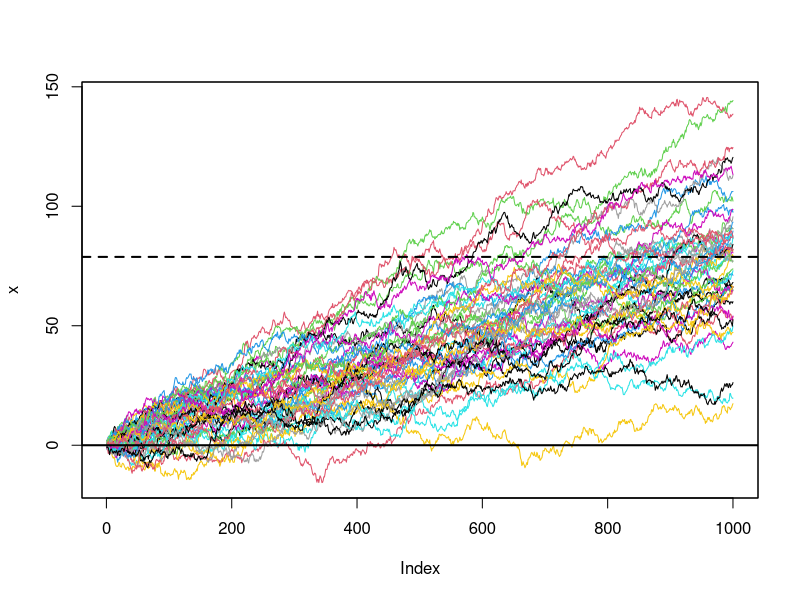
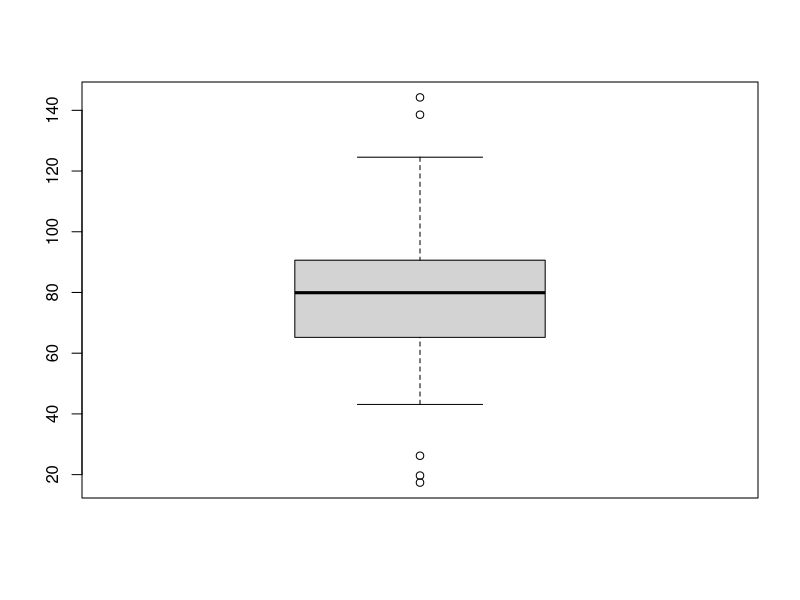
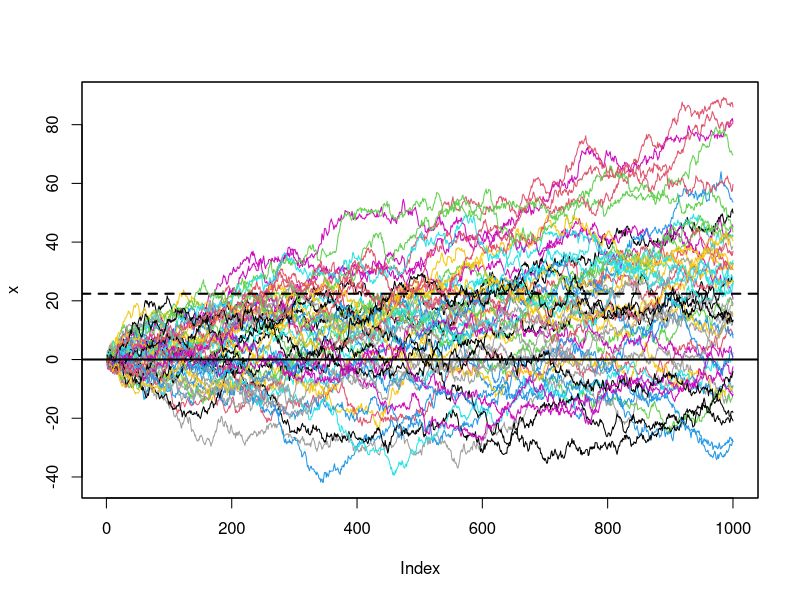
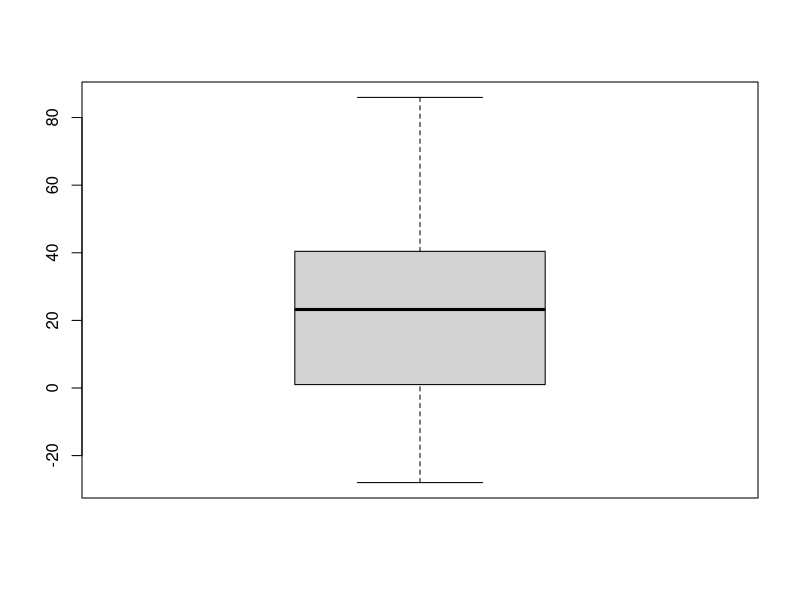

Write R code to recreate these figures, in order.

# browseURL("http://www.blackrain79.com/2014/06/good-win-rates-for-micro-and-small_6.html")
# browseURL("http://www.blackrain79.com/2014/10/how-much-do-poker-players-make.html")
#
# Alguns fatos:
#
# 70 hands per table x 12 tables = 840 hands per hour.
# 
# And this would be 4200 hands per day.
# 
# 840 hands per hour x 5 hours = 4200 hands per day.
# 
# If you play 24 days in a month (so that you have a day or two off every week) then you will still hit your 100k hands a month just fine.
# 
# 4200 hands x 24 days = 100800 hands per month.

########
install.packages("zoo")
require(zoo)
simularVariancia <- function(winrate, sd){
    all <- data.frame()
    allz <- zoo(all)
    for(i in 1:50){
        #Gerar 1000 variaveis randomicas baseado na winrate e standard deviation
        #plot(rnorm(1000, 0.08, 0.957))
        #plot(cumsum(rnorm(1000, 0.08, 0.957)))
        n <- data.frame(X = cumsum(rnorm(1000, winrate, sd)))
        nz <- zoo(n)        
        allz <- cbind(allz, nz)
    }
    allz
}
gerarGraficoVariancia <- function(x){
    plot(x, type = "l", plot.type = "single", col = 1:ncol(x))
    abline(h = 0, lwd = 2)
    abline(h = rowMeans(x[nrow(x),]), lty = 2, lwd = 2)    
}

gerarTotais <- function(x){
    totals = t(x[nrow(x),])
    print(summary(totals))
    totals
}

#TOP NL25 (9-17 tables): 8bb/100
data <- simularVariancia(0.08, 0.842)
gerarGraficoVariancia(data)
totais <- gerarTotais(data)
#Lucro esperado = Media de buy-ins ~80: 80 * 25 = $2000
boxplot(totais)
#Change de terminar um mês negativo
mean(totais < 0)


#Media NL25 (9-17 tables): 2bb/100
data <- simularVariancia(0.02, 0.842)
gerarGraficoVariancia(data)
totais <- gerarTotais(data)
#Lucro esperado = Media de buy-ins ~17: 17 * 25 = $425
boxplot(totais)
#Change de terminar um mês negativo
mean(totais < 0)

